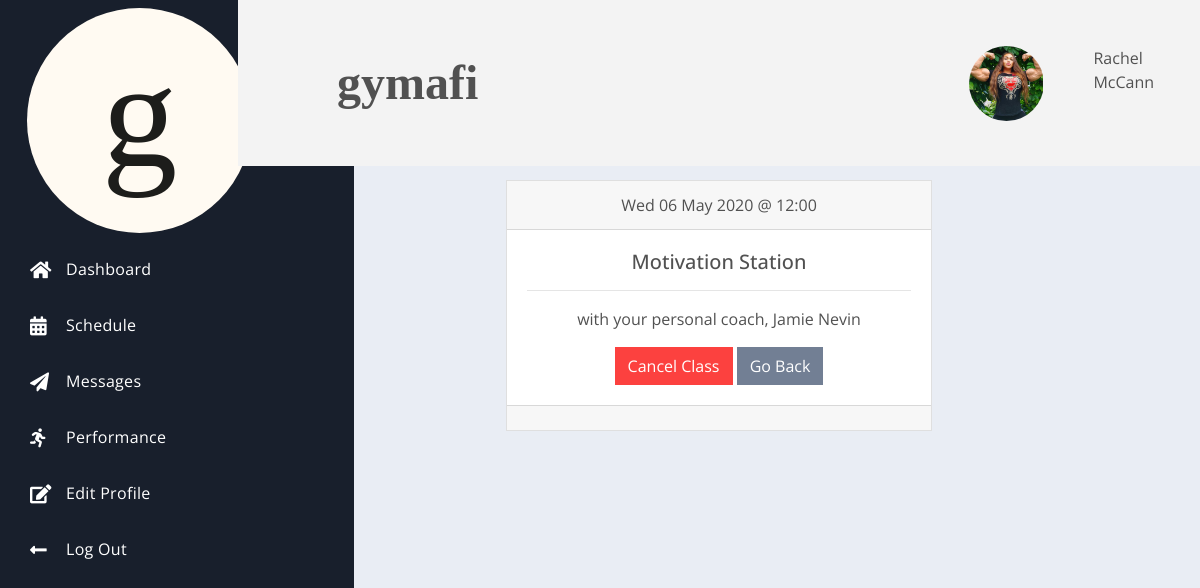
/scheduleinfo.php?rowid=16 (signed in), run on the app's committed database.
### tables this page shows
CREATE TABLE `profile_img` (
  `img_id` int(11) NOT NULL,
  `img_path` varchar(200) NOT NULL DEFAULT '/gymafi/profileimg/placeholderimg.jpeg'
);

CREATE TABLE `users` (
  `id` int(11) NOT NULL,
  `username` varchar(100) DEFAULT NULL,
  `first_name` varchar(200) DEFAULT NULL,
  `last_name` varchar(200) DEFAULT NULL,
  `postcode` varchar(200) DEFAULT NULL,
  `house_number` varchar(255) DEFAULT NULL,
  `phone_number` varchar(14) DEFAULT NULL,
  `email` varchar(100) NOT NULL,
  `pword` varchar(100) NOT NULL,
  `is_admin` int(1) DEFAULT 0,
  `ass_coach_id` int(11) DEFAULT 100,
  `user_status` int(11) NOT NULL DEFAULT 0,
  `date_created` datetime NOT NULL DEFAULT current_timestamp()
);

CREATE TABLE `appointments` (
  `id` int(11) NOT NULL,
  `date` datetime NOT NULL,
  `client_id` int(11) NOT NULL,
  `coach_id` int(11) NOT NULL,
  `session_id` int(11) DEFAULT NULL,
  `class_id` int(11) DEFAULT NULL
);

CREATE TABLE `session` (
  `id` int(11) NOT NULL,
  `session_name` varchar(255) NOT NULL
);

### scheduleinfo.php (the view, shortened to what this page needs)
<?php
    include('conn.php');
    $mysessionid = $_GET['rowid'];
    if(!isset($_SESSION['keep_username'])) {
        header('location: index.php');
    } else {
        $id = $_SESSION['keep_id'];
    }
    $read = "SELECT * FROM users WHERE id = $id";
            $result = $conn->query($read);
            while($row = $result->fetch_assoc()) {
                $get_first_name = $row['first_name'];
                $get_last_name = $row['last_name'];
            }
?>
<!DOCTYPE html>
<html lang="en">
<head>
    <link rel="stylesheet" href="https://use.fontawesome.com/releases/v5.4.1/css/all.css">
    <link rel="stylesheet" href="/gymafi/css/spur.css">
    <link rel="stylesheet" href="css/demo.css"/>
    <link rel="stylesheet" href="css/theme3.css"/>
    <link rel="stylesheet" href="/gymafi/stylesheet.css">
</head>
<body>
    <div class="dash">
        <div class="dash-nav dash-nav-dark">
            <header>
                <a href="dash.php">
                    <img src="/gymafi/img/gymafi_logo_circle.svg"
                            width="75%" height="75%" class="d-inline-block align-top" alt="">
                </a>
            </header>
            <nav class="dash-nav-list">
                <a href="dash.php" class="dash-nav-item">
                    <i class="fas fa-home"></i> Dashboard </a>
                <a href="schedule.php" class="dash-nav-item">
                    <i class="fas fa-calendar-alt"></i> Schedule </a>
                <a href="messages.php" class="dash-nav-item">
                    <i class="fas fa-paper-plane"></i> Messages </a>
                <a href="performance.php" class="dash-nav-item">
                    <i class="fas fa-running"></i> Performance </a>
                <a href="profile.php" class="dash-nav-item">
                    <i class="fas fa-edit"></i> Edit Profile </a>
                <a href="#!" class="dash-nav-item" data-toggle="modal" data-target="#logoutmodal">
                    <i class="fas fa-long-arrow-alt-left"></i> Log Out </a>
            </nav>
        </div>
        <div class="dash-app">
            <header class="dash-toolbar">
                <div class="tools">
                    <div class="dropdown tools-item">
                    </div>
                </div>
                <div class="col">
                    <a class="navbar-brand font-weight-bold mytitle">gymafi</a>
                </div>
                <div class="row">
                    <?php
                        $img = "SELECT img_path FROM profile_img INNER JOIN users ON profile_img.img_id = users.id WHERE users.id = $id";
                        $displayimg = $conn->query($img);
                        $numrows = $displayimg->num_rows;
                        if ($numrows == 0) {
                            echo '<div class="col">
                                '.$get_first_name.' '.$get_last_name.'
                            </div>';
                        } else {
                            while($row=$displayimg->fetch_assoc()) {
                                $imgdata = $row['img_path'];
                            }
                            echo '
                                <div class="row">
                                    <div class="col">
                                        <a href="profile.php"><img class="myprofilepic" style="width:75px;height:75px;border-radius:50%" src="'.$imgdata.'"></a>
                                    </div>
                                    <div class="col">
                                        <p>'.$get_first_name.' '.$get_last_name.'</p>
                                    </div>
                                </div>
                            ';
                        }
                    ?>
                </div>
            </header>
            <main class="dash-content mt-5 pt-5">
                <?php
                    $readuserapp = "SELECT appointments.id AS aptid, date, client_id, coach_id, session_id, session.id AS sessid, session_name FROM appointments
                                    INNER JOIN session
                                    ON session.id = appointments.session_id
                                    WHERE client_id = $id
                                    AND appointments.id = $mysessionid";
                    $userappresult = $conn->query($readuserapp);
                    while($row=$userappresult->fetch_assoc()) {
                        $date = $row['date'];
                        $coach_id = $row['coach_id'];
                        $session_name = $row['session_name'];
                        $fixed_date = date('D d M Y @ H:i', strtotime($date));
                        $readcoachname = "SELECT first_name, last_name FROM users WHERE id = $coach_id";
                        $resultcoachname = $conn->query($readcoachname);
                        while($crow=$resultcoachname->fetch_assoc()) {
                        $coachfirstname = $crow['first_name'];
                        $coachlastname = $crow['last_name'];
                        }
                    }
                        echo '
                        <div class="container w-50">
                            <div class="card text-center">
                                <div class="card-header">
                                    '.$fixed_date.'
                                </div>
                                <div class="card-body">
                                    <h5 class="card-title"> '.$session_name.' </h5>
                                    <hr>
                                    <p class="card-text">with your personal coach, '.$coachfirstname.' '.$coachlastname.'</p>
                                    <a href="#!" class="btn btn-danger" data-toggle="modal" data-target="#deleteapptmodal">Cancel Class</a>
                                    <a href="schedule.php" class="btn btn-secondary">Go Back</a>
                                </div>
                                <div class="card-footer text-muted">
                                </div>
                            </div>
                        </div>
                        ';
        ?>
            </main>
        </div>
    </div>
</body>
</html>

### stylesheet.css (style rules this page uses)
html { font-family: -apple-system, BlinkMacSystemFont, 'Segoe UI', Roboto, Oxygen, Ubuntu, Cantarell, 'Open Sans', 'Helvetica Neue', sans-serif; }
.navbar-brand { padding: 0 15px; height: 150px; line-height: 150px; }
.mytitle { font-family: 'Times New Roman', Times, serif; font-size: 3em; }
.myprofilepic { object-fit: contain; }

### data on the page
profile_img: img_path (picture)
users: first_name "Rachel", last_name "McCann"
appointments: date "Wed 06 May 2020 @ 12:00", session.session_name "Motivation Station"
users: first_name "Jamie", last_name "Nevin"
